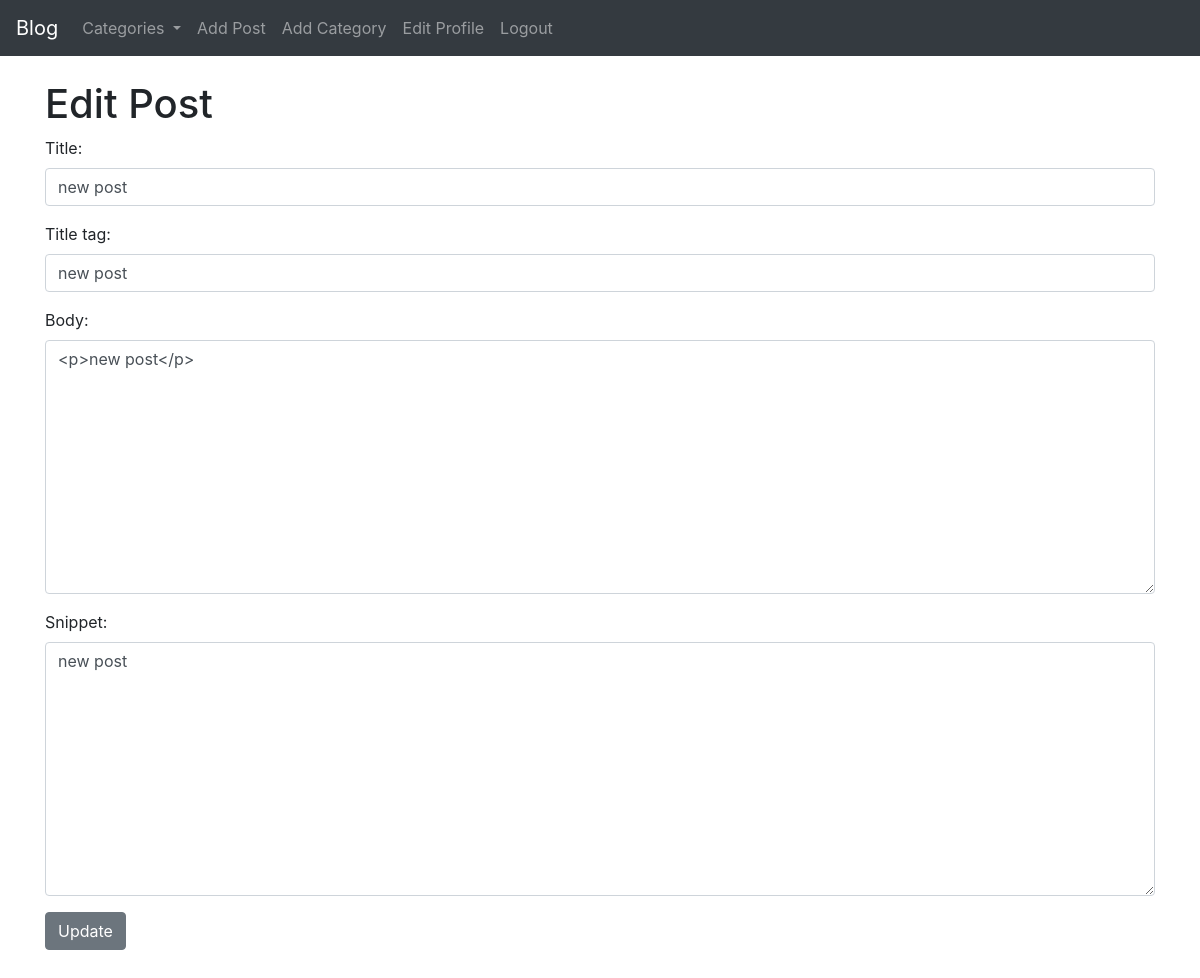
/article/edit/17 (signed in), run on the app's committed database.
### theblog/models.py (models this page shows, shortened)
class Post(models.Model):
	title = models.CharField(max_length= 255)
	header_image = models.ImageField(null=True, blank=True, upload_to="images/")
	title_tag = models.CharField(max_length= 255)
	author = models.ForeignKey(User, on_delete=models.CASCADE)
	body = RichTextField(blank=True, null=True)
	post_date = models.DateField(auto_now_add=True)
	SEO = models.CharField(max_length = 255)
	category = models.CharField(max_length=255)
	snippet = models.CharField(max_length=255)
	likes = models.ManyToManyField(User, related_name= 'blog_posts')

### theblog/views.py (the view)
# urls.py: path('article/edit/<int:pk>', UpdatePostView.as_view(), name ='update_post'),
class UpdatePostView(UpdateView):
	model = Post
	form_class = EditForm
	template_name = 'update_post.html'
	def get_context_data(self, *args, **kwargs):
		cat_menu = Category.objects.all()
		context = super(UpdatePostView, self).get_context_data(*args, **kwargs)
		context["cat_menu"] = cat_menu
		return context

### theblog/forms.py
class EditForm(forms.ModelForm):
	class Meta:
		model = Post
		fields = ('title', 'title_tag', 'body', 'snippet')
		widgets = {
			'title': forms.TextInput(attrs={'class': 'form-control'}),
			'title_tag': forms.TextInput(attrs={'class': 'form-control'}),
			'body': forms.Textarea(attrs={'class': 'form-control'}),
			'snippet': forms.Textarea(attrs={'class': 'form-control'}),
		}

### theblog/models.py (called while the page is built)
	def __str__(self):
		return self.name

### theblog/templates/update_post.html (shortened to what this page needs)
{% extends 'base.html' %}
{% block content %}
{% if user.is_authenticated %}
	{% if user.id == post.author.id %}
		<h1> Edit Post </h1>
		<div class="form-group">
			<form method= "POST">
				{{ form.as_p }}
				<button class="btn btn-secondary">Update</button>
		</div>
	{% else %}
		ACCESS DENIED
	{% endif %}
{% else %}
ACCESS DENIED
{% endif %}
	<br/>
	<br/>
	<br/>
{% endblock %}

### data on the page
Post: title "new post", title_tag "new post", body "<p>new post</p>", snippet "new post"
